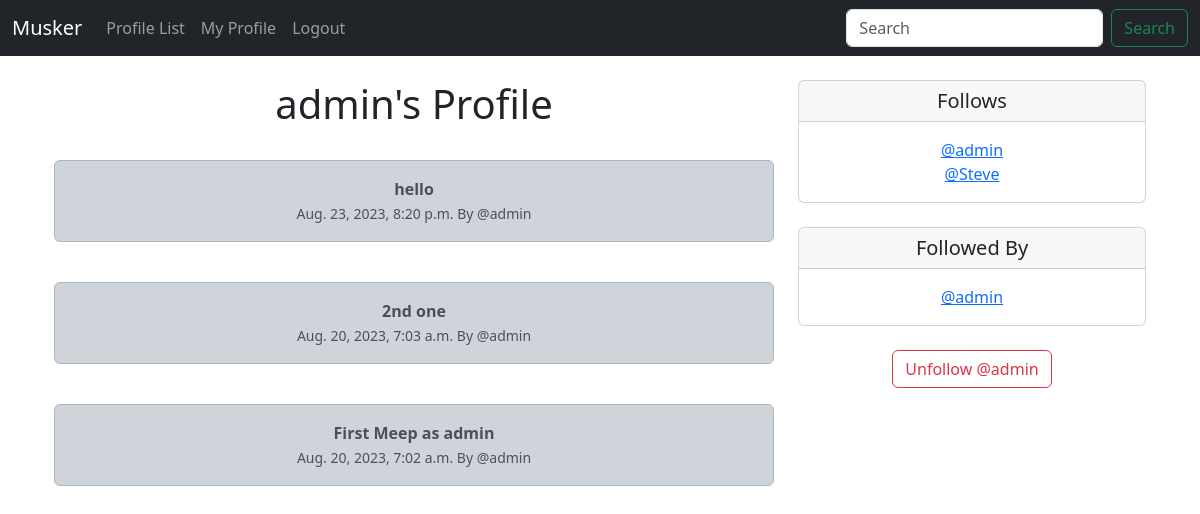
Screenshot of /profile/1 (signed in) with the database file from the repository.
### musker/models.py (models this page shows, shortened)
class Profile(models.Model):
    user = models.OneToOneField(User, on_delete=models.CASCADE)
    follows = models.ManyToManyField("self",
                                     related_name="followed_by",
                                     symmetrical=False, #I can follow you, you dont have to follow me, vise versa
                                     blank=True)
    date_modified = models.DateTimeField(User, auto_now=True)
    def __str__(self):
        return self.user.username

class Meep(models.Model):
    user = models.ForeignKey(
        User, related_name="meeps", on_delete=models.DO_NOTHING
    )
    body = models.CharField(max_length=250)
    created_at = models.DateTimeField(auto_now_add=True)

### musker/views.py (the view, shortened to what this page needs)
# urls.py: path('profile/<int:pk>', views.profile, name='profile'),
def profile(request, pk):
    if request.user.is_authenticated:
        profile = Profile.objects.get(user_id=pk)
        meeps = Meep.objects.filter(user_id=pk).order_by("-created_at")
        return render(request, "profile.html", {"profile":profile, "meeps":meeps})
    else:
        messages.success(request, ("You Must Be Logged In!"))
        return redirect('home')

### musker/templates/profile.html (shortened to what this page needs)
{% extends 'base.html' %}
{% block content %}
    {% if profile %}
    <div class="container text-center">
        <div class="row">
            <div class="col-8">
                <h1>{{profile.user.username}}'s Profile</h1>
                <br>
                {% if meeps %}
                    {% for meep in meeps %}
                    <div class="alert alert-dark" role="alert">
                        <b>{{ meep.body }}</b><br>
                    <small class="text-muted">
                        {{ meep.created_at }} By
                        @{{ meep.user.username }}
                    </small>
                    </div> <br>
                    {% endfor %}
                {% endif %}
            </div>
            <div class="col-4">
                <div class="card">
                    <h5 class="card-header">Follows</h5>
                    <div class="card-body">
                      <p class="card-text">{% for following in profile.follows.all %}
                        <a href = "{% url 'profile' following.user.id %}"> @{{following}} </a> <br>
                    {% endfor %}</p>
                    </div>
                  </div>
                  <br>
                  <div class="card">
                  <h5 class="card-header">Followed By</h5>
                  <div class="card-body">
                    <p class="card-text">{% for following in profile.followed_by.all %}
                        <a href = "{% url 'profile' following.user.id %}"> @{{following}} </a> <br>
                    {% endfor %}</p>
                  </div>
                </div>
                <br>
                <form action="" method="POST">
                    {% if profile in user.profile.follows.all %}
                        <button class="btn btn-outline-danger" name="follow" value="unfollow" type="submit">Unfollow @{{ profile.user.username|lower }}</button>
                        {% else %}
                        <button class="btn btn-outline-success" name="follow" value="follow" type="submit">Follow @{{ profile.user.username|lower }}</button>
                    {% endif %}
                </form>
            </div>
        </div>
    </div>
    {% endif %}
{% endblock content %}

### rows the page displays
Profile: user.username "admin"
Meep: body "hello", created_at "Aug. 23, 2023, 8:20 p.m.", user.username "admin"
Meep: body "2nd one", created_at "Aug. 20, 2023, 7:03 a.m.", user.username "admin"
Meep: body "First Meep as admin", created_at "Aug. 20, 2023, 7:02 a.m.", user.username "admin"
Profile: user.username "Steve"
